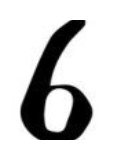
#> input picture 6.png, 120 x 160 px
$ python tenchi.py
#> lines starting #> are read from the running program, lines starting #| are printed output that depends on the picture
from PIL import Image
from PIL import ImageOps

# 画像を開く
img = Image.open("6.png")
#> img is the input picture: PIL image 120x160 RGBA; mean R, G, B, A 142.7, 142.7, 142.7, 191.2

# 画像を回転する
img_rotate = img.rotate(270)
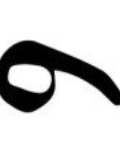
#> img_rotate: PIL image 120x160 RGBA; mean R, G, B, A 142.7, 142.7, 142.7, 191.2; transparent parts drawn white

# 回転した画像の保存
img_rotate.save("rotated.png")

timg = Image.open("rotated.png")

img_mirror = ImageOps.mirror(timg)
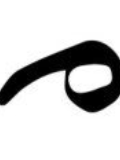
#> img_mirror: PIL image 120x160 RGBA; mean R, G, B, A 142.7, 142.7, 142.7, 191.2; transparent parts drawn white

img_mirror.save("replace.png")
